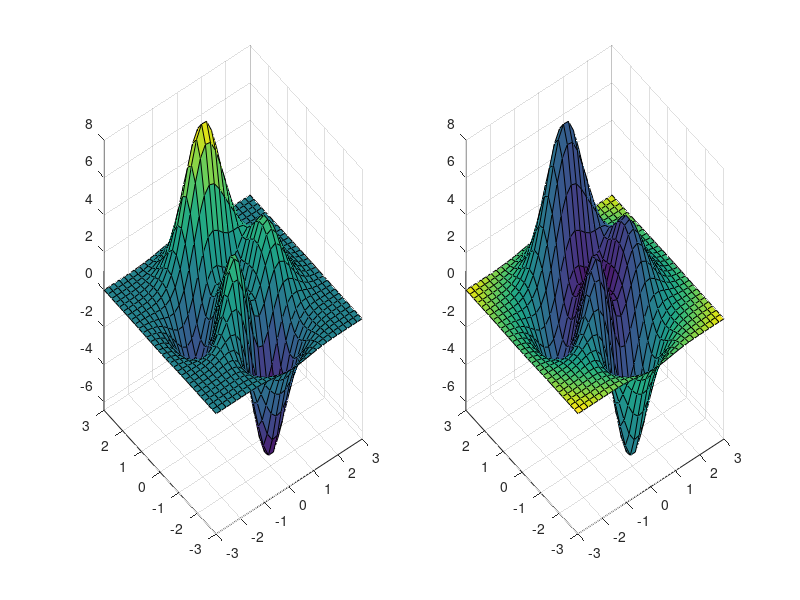

MATLAB code to generate this figure:
[X,Y,Z]=peaks(30);
R = sqrt(X.^2+Y.^2);
subplot(1,2,1);surf(X,Y,Z,Z);
axis tight
subplot(1,2,2);surf(X,Y,Z,R);
axis tight
